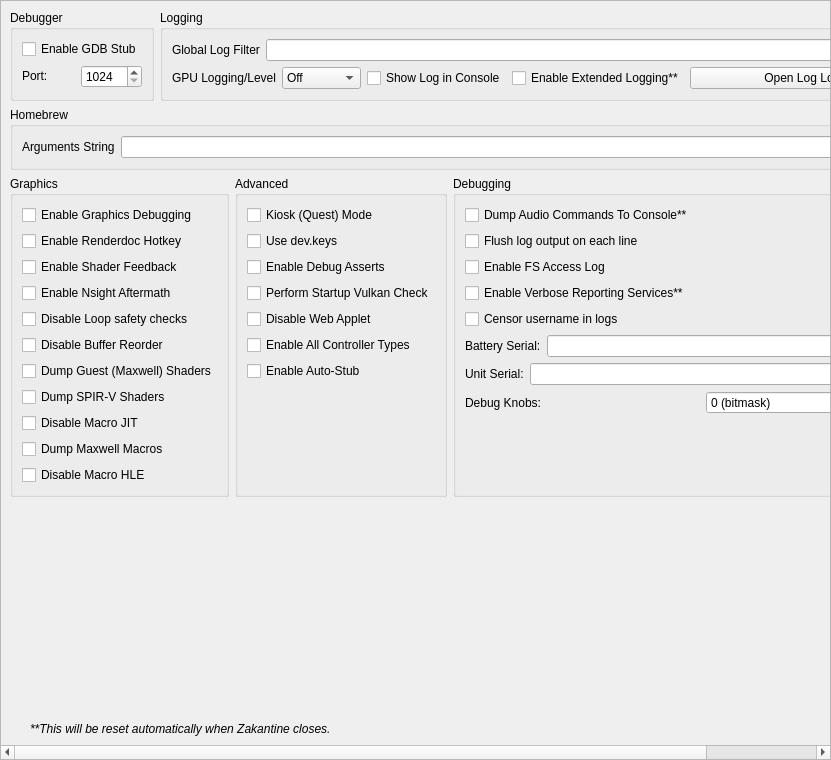
<?xml version="1.0" encoding="UTF-8"?>
<ui version="4.0">
 <class>ConfigureDebug</class>
 <widget class="QScrollArea" name="ConfigureDebug">
  <property name="geometry">
   <rect>
    <x>0</x>
    <y>0</y>
    <width>831</width>
    <height>760</height>
   </rect>
  </property>
  <property name="widgetResizable">
   <bool>true</bool>
  </property>
  <widget class="QWidget" name="widget">
   <property name="geometry">
    <rect>
     <x>0</x>
     <y>0</y>
     <width>829</width>
     <height>758</height>
    </rect>
   </property>
   <layout class="QVBoxLayout" name="verticalLayout_1">
    <item>
     <layout class="QHBoxLayout" name="horizontalLayout">
      <property name="topMargin">
       <number>0</number>
      </property>
      <item>
       <widget class="QGroupBox" name="groupBox">
        <property name="sizePolicy">
         <sizepolicy hsizetype="Preferred" vsizetype="Preferred">
          <horstretch>0</horstretch>
          <verstretch>0</verstretch>
         </sizepolicy>
        </property>
        <property name="title">
         <string>Debugger</string>
        </property>
        <property name="alignment">
         <set>Qt::AlignmentFlag::AlignLeading|Qt::AlignmentFlag::AlignLeft|Qt::AlignmentFlag::AlignTop</set>
        </property>
        <property name="flat">
         <bool>false</bool>
        </property>
        <property name="checkable">
         <bool>false</bool>
        </property>
        <layout class="QVBoxLayout" name="verticalLayout_3">
         <item>
          <widget class="QWidget" name="debug_widget" native="true">
           <property name="sizePolicy">
            <sizepolicy hsizetype="Preferred" vsizetype="Maximum">
             <horstretch>0</horstretch>
             <verstretch>0</verstretch>
            </sizepolicy>
           </property>
           <layout class="QVBoxLayout" name="verticalLayout">
            <property name="sizeConstraint">
             <enum>QLayout::SizeConstraint::SetDefaultConstraint</enum>
            </property>
            <property name="leftMargin">
             <number>0</number>
            </property>
            <property name="topMargin">
             <number>0</number>
            </property>
            <property name="rightMargin">
             <number>0</number>
            </property>
            <property name="bottomMargin">
             <number>0</number>
            </property>
            <item>
             <widget class="QCheckBox" name="toggle_gdbstub">
              <property name="sizePolicy">
               <sizepolicy hsizetype="Maximum" vsizetype="Maximum">
                <horstretch>0</horstretch>
                <verstretch>0</verstretch>
               </sizepolicy>
              </property>
              <property name="text">
               <string>Enable GDB Stub</string>
              </property>
             </widget>
            </item>
            <item>
             <widget class="QWidget" name="horizontalWidget_3" native="true">
              <property name="sizePolicy">
               <sizepolicy hsizetype="Preferred" vsizetype="Maximum">
                <horstretch>0</horstretch>
                <verstretch>0</verstretch>
               </sizepolicy>
              </property>
              <layout class="QHBoxLayout" name="horizontalLayout_3">
               <property name="leftMargin">
                <number>0</number>
               </property>
               <property name="topMargin">
                <number>0</number>
               </property>
               <property name="rightMargin">
                <number>0</number>
               </property>
               <property name="bottomMargin">
                <number>0</number>
               </property>
               <item>
                <widget class="QLabel" name="label_11">
                 <property name="sizePolicy">
                  <sizepolicy hsizetype="Minimum" vsizetype="Maximum">
                   <horstretch>0</horstretch>
                   <verstretch>0</verstretch>
                  </sizepolicy>
                 </property>
                 <property name="text">
                  <string>Port:</string>
                 </property>
                </widget>
               </item>
               <item>
                <widget class="QSpinBox" name="gdbport_spinbox">
                 <property name="sizePolicy">
                  <sizepolicy hsizetype="Preferred" vsizetype="Maximum">
                   <horstretch>0</horstretch>
                   <verstretch>0</verstretch>
                  </sizepolicy>
                 </property>
                 <property name="minimum">
                  <number>1024</number>
                 </property>
                 <property name="maximum">
                  <number>65535</number>
                 </property>
                </widget>
               </item>
              </layout>
             </widget>
            </item>
           </layout>
          </widget>
         </item>
        </layout>
       </widget>
      </item>
      <item>
       <widget class="QGroupBox" name="groupBox_2">
        <property name="sizePolicy">
         <sizepolicy hsizetype="Expanding" vsizetype="Preferred">
          <horstretch>0</horstretch>
          <verstretch>0</verstretch>
         </sizepolicy>
        </property>
        <property name="title">
         <string>Logging</string>
        </property>
        <layout class="QGridLayout" name="gridLayout_1">
         <item row="0" column="0" colspan="4">
          <widget class="QWidget" name="logging_widget" native="true">
           <property name="sizePolicy">
            <sizepolicy hsizetype="Preferred" vsizetype="Maximum">
             <horstretch>0</horstretch>
             <verstretch>0</verstretch>
            </sizepolicy>
           </property>
           <layout class="QHBoxLayout" name="horizontalLayout_1">
            <property name="leftMargin">
             <number>0</number>
            </property>
            <property name="topMargin">
             <number>0</number>
            </property>
            <property name="rightMargin">
             <number>0</number>
            </property>
            <property name="bottomMargin">
             <number>0</number>
            </property>
            <item>
             <widget class="QLabel" name="label_1">
              <property name="sizePolicy">
               <sizepolicy hsizetype="Preferred" vsizetype="Preferred">
                <horstretch>0</horstretch>
                <verstretch>0</verstretch>
               </sizepolicy>
              </property>
              <property name="text">
               <string>Global Log Filter</string>
              </property>
             </widget>
            </item>
            <item>
             <widget class="QLineEdit" name="log_filter_edit"/>
            </item>
           </layout>
          </widget>
         </item>
         <item row="1" column="0">
          <widget class="QWidget" name="gpu_log_level_widget" native="true">
           <property name="sizePolicy">
            <sizepolicy hsizetype="Preferred" vsizetype="Maximum">
             <horstretch>0</horstretch>
             <verstretch>0</verstretch>
            </sizepolicy>
           </property>
           <layout class="QHBoxLayout" name="gpu_log_level_layout">
            <property name="leftMargin">
             <number>0</number>
            </property>
            <property name="topMargin">
             <number>0</number>
            </property>
            <property name="rightMargin">
             <number>0</number>
            </property>
            <property name="bottomMargin">
             <number>0</number>
            </property>
            <item>
             <widget class="QLabel" name="gpu_log_level_label">
              <property name="text">
               <string>GPU Logging/Level</string>
              </property>
             </widget>
            </item>
            <item>
             <widget class="QComboBox" name="gpu_log_level">
              <property name="toolTip">
               <string>Detail level for GPU logs. Off disables logging entirely.</string>
              </property>
              <item>
               <property name="text">
                <string>Off</string>
               </property>
              </item>
              <item>
               <property name="text">
                <string>Errors</string>
               </property>
              </item>
              <item>
               <property name="text">
                <string>Standard</string>
               </property>
              </item>
              <item>
               <property name="text">
                <string>Verbose</string>
               </property>
              </item>
              <item>
               <property name="text">
                <string>All</string>
               </property>
              </item>
             </widget>
            </item>
           </layout>
          </widget>
         </item>
         <item row="1" column="1">
          <widget class="QCheckBox" name="toggle_console">
           <property name="text">
            <string>Show Log in Console</string>
           </property>
          </widget>
         </item>
         <item row="1" column="2">
          <widget class="QCheckBox" name="extended_logging">
           <property name="enabled">
            <bool>true</bool>
           </property>
           <property name="toolTip">
            <string>When checked, the max size of the log increases from 100 MB to 1 GB</string>
           </property>
           <property name="text">
            <string>Enable Extended Logging**</string>
           </property>
          </widget>
         </item>
         <item row="1" column="3">
          <widget class="QPushButton" name="open_log_button">
           <property name="sizePolicy">
            <sizepolicy hsizetype="Expanding" vsizetype="Maximum">
             <horstretch>1</horstretch>
             <verstretch>0</verstretch>
            </sizepolicy>
           </property>
           <property name="minimumSize">
            <size>
             <width>250</width>
             <height>0</height>
            </size>
           </property>
           <property name="text">
            <string>Open Log Location</string>
           </property>
          </widget>
         </item>
        </layout>
       </widget>
      </item>
     </layout>
    </item>
    <item>
     <widget class="QGroupBox" name="groupBox_3">
      <property name="title">
       <string>Homebrew</string>
      </property>
      <layout class="QVBoxLayout" name="verticalLayout_5">
       <item>
        <layout class="QHBoxLayout" name="horizontalLayout_4">
         <item>
          <widget class="QLabel" name="label_3">
           <property name="text">
            <string>Arguments String</string>
           </property>
          </widget>
         </item>
         <item>
          <widget class="QLineEdit" name="homebrew_args_edit"/>
         </item>
        </layout>
       </item>
      </layout>
     </widget>
    </item>
    <item>
     <layout class="QHBoxLayout" name="horizontalLayout_2">
      <item>
       <widget class="QGroupBox" name="groupBox_4">
        <property name="title">
         <string>Graphics</string>
        </property>
        <layout class="QGridLayout" name="gridLayout_2">
         <item row="4" column="0">
          <widget class="QCheckBox" name="disable_loop_safety_checks">
           <property name="toolTip">
            <string>When checked, it executes shaders without loop logic changes</string>
           </property>
           <property name="text">
            <string>Disable Loop safety checks</string>
           </property>
          </widget>
         </item>
         <item row="9" column="0">
          <widget class="QCheckBox" name="dump_macros">
           <property name="enabled">
            <bool>true</bool>
           </property>
           <property name="toolTip">
            <string>When checked, it will dump all the macro programs of the GPU</string>
           </property>
           <property name="text">
            <string>Dump Maxwell Macros</string>
           </property>
          </widget>
         </item>
         <item row="3" column="0">
          <widget class="QCheckBox" name="enable_nsight_aftermath">
           <property name="toolTip">
            <string>When checked, it enables Nsight Aftermath crash dumps</string>
           </property>
           <property name="text">
            <string>Enable Nsight Aftermath</string>
           </property>
          </widget>
         </item>
         <item row="6" column="0">
          <widget class="QCheckBox" name="dump_guest_shaders">
           <property name="enabled">
            <bool>true</bool>
           </property>
           <property name="toolTip">
            <string>When checked, it will dump original Maxwell guest shader bytecode (the input to the recompiler) as .ash files under DumpDir/shaders/. Useful for inspection with nvdisasm.</string>
           </property>
           <property name="text">
            <string>Dump Guest (Maxwell) Shaders</string>
           </property>
          </widget>
         </item>
         <item row="1" column="0">
          <widget class="QCheckBox" name="enable_renderdoc_hotkey">
           <property name="text">
            <string>Enable Renderdoc Hotkey</string>
           </property>
          </widget>
         </item>
         <item row="8" column="0">
          <widget class="QCheckBox" name="disable_macro_jit">
           <property name="enabled">
            <bool>true</bool>
           </property>
           <property name="toolTip">
            <string>When checked, it disables the macro Just In Time compiler. Enabling this makes games run slower</string>
           </property>
           <property name="text">
            <string>Disable Macro JIT</string>
           </property>
          </widget>
         </item>
         <item row="10" column="0">
          <widget class="QCheckBox" name="disable_macro_hle">
           <property name="enabled">
            <bool>true</bool>
           </property>
           <property name="toolTip">
            <string>When checked, it disables the macro HLE functions. Enabling this makes games run slower</string>
           </property>
           <property name="text">
            <string>Disable Macro HLE</string>
           </property>
          </widget>
         </item>
         <item row="0" column="0">
          <widget class="QCheckBox" name="enable_graphics_debugging">
           <property name="enabled">
            <bool>true</bool>
           </property>
           <property name="toolTip">
            <string>When checked, the graphics API enters a slower debugging mode</string>
           </property>
           <property name="text">
            <string>Enable Graphics Debugging</string>
           </property>
          </widget>
         </item>
         <item row="11" column="0">
          <spacer name="verticalSpacer_5">
           <property name="orientation">
            <enum>Qt::Orientation::Vertical</enum>
           </property>
           <property name="sizeType">
            <enum>QSizePolicy::Policy::Preferred</enum>
           </property>
           <property name="sizeHint" stdset="0">
            <size>
             <width>20</width>
             <height>0</height>
            </size>
           </property>
          </spacer>
         </item>
         <item row="2" column="0">
          <widget class="QCheckBox" name="enable_shader_feedback">
           <property name="toolTip">
            <string>When checked, yuzu will log statistics about the compiled pipeline cache</string>
           </property>
           <property name="text">
            <string>Enable Shader Feedback</string>
           </property>
          </widget>
         </item>
         <item row="5" column="0">
          <widget class="QCheckBox" name="disable_buffer_reorder">
           <property name="toolTip">
            <string>&lt;html&gt;&lt;head/&gt;&lt;body&gt;&lt;p&gt;When checked, disables reordering of mapped memory uploads which allows to associate uploads with specific draws. May reduce performance in some cases.&lt;/p&gt;&lt;/body&gt;&lt;/html&gt;</string>
           </property>
           <property name="text">
            <string>Disable Buffer Reorder</string>
           </property>
          </widget>
         </item>
         <item row="7" column="0">
          <widget class="QCheckBox" name="gpu_log_shader_dumps">
           <property name="toolTip">
            <string>When checked, it will dump the recompiler's output SPIR-V binaries (.spv) under LogDir/shaders/. Inspect via SPIRV-Tools (spirv-dis / spirv-cross / spirv-val) or RenderDoc.</string>
           </property>
           <property name="text">
            <string>Dump SPIR-V Shaders</string>
           </property>
          </widget>
         </item>
        </layout>
       </widget>
      </item>
      <item>
       <widget class="QGroupBox" name="groupBox_6">
        <property name="title">
         <string>Advanced</string>
        </property>
        <layout class="QGridLayout" name="gridLayout_4">
         <item row="3" column="0">
          <widget class="QCheckBox" name="perform_vulkan_check">
           <property name="toolTip">
            <string>Enables yuzu to check for a working Vulkan environment when the program starts up. Disable this if this is causing issues with external programs seeing yuzu.</string>
           </property>
           <property name="text">
            <string>Perform Startup Vulkan Check</string>
           </property>
          </widget>
         </item>
         <item row="4" column="0">
          <widget class="QCheckBox" name="disable_web_applet">
           <property name="text">
            <string>Disable Web Applet</string>
           </property>
          </widget>
         </item>
         <item row="5" column="0">
          <widget class="QCheckBox" name="enable_all_controllers">
           <property name="text">
            <string>Enable All Controller Types</string>
           </property>
          </widget>
         </item>
         <item row="6" column="0">
          <widget class="QCheckBox" name="use_auto_stub">
           <property name="text">
            <string>Enable Auto-Stub</string>
           </property>
          </widget>
         </item>
         <item row="0" column="0">
          <widget class="QCheckBox" name="quest_flag">
           <property name="text">
            <string>Kiosk (Quest) Mode</string>
           </property>
          </widget>
         </item>
         <item row="1" column="0">
          <widget class="QCheckBox" name="use_dev_keys">
           <property name="text">
            <string>Use dev.keys</string>
           </property>
          </widget>
         </item>
         <item row="2" column="0">
          <widget class="QCheckBox" name="use_debug_asserts">
           <property name="text">
            <string>Enable Debug Asserts</string>
           </property>
          </widget>
         </item>
         <item row="7" column="0">
          <spacer name="verticalSpacer_4">
           <property name="orientation">
            <enum>Qt::Orientation::Vertical</enum>
           </property>
           <property name="sizeType">
            <enum>QSizePolicy::Policy::Expanding</enum>
           </property>
           <property name="sizeHint" stdset="0">
            <size>
             <width>20</width>
             <height>0</height>
            </size>
           </property>
          </spacer>
         </item>
        </layout>
       </widget>
      </item>
      <item>
       <widget class="QGroupBox" name="groupBox_5">
        <property name="title">
         <string>Debugging</string>
        </property>
        <layout class="QGridLayout" name="gridLayout_3">
         <item row="6" column="0">
          <widget class="QWidget" name="serial_battery_widget" native="true">
           <property name="sizePolicy">
            <sizepolicy hsizetype="Preferred" vsizetype="Maximum">
             <horstretch>0</horstretch>
             <verstretch>0</verstretch>
            </sizepolicy>
           </property>
           <layout class="QHBoxLayout" name="horizontalLayout_11">
            <property name="leftMargin">
             <number>0</number>
            </property>
            <property name="topMargin">
             <number>0</number>
            </property>
            <property name="rightMargin">
             <number>0</number>
            </property>
            <property name="bottomMargin">
             <number>0</number>
            </property>
            <item>
             <widget class="QLabel" name="label_12">
              <property name="sizePolicy">
               <sizepolicy hsizetype="Preferred" vsizetype="Preferred">
                <horstretch>0</horstretch>
                <verstretch>0</verstretch>
               </sizepolicy>
              </property>
              <property name="text">
               <string>Battery Serial:</string>
              </property>
             </widget>
            </item>
            <item>
             <widget class="QLineEdit" name="serial_battery_edit"/>
            </item>
           </layout>
          </widget>
         </item>
         <item row="8" column="0">
          <widget class="QWidget" name="debug_knobs_widget" native="true">
           <property name="sizePolicy">
            <sizepolicy hsizetype="Preferred" vsizetype="Maximum">
             <horstretch>0</horstretch>
             <verstretch>0</verstretch>
            </sizepolicy>
           </property>
           <layout class="QHBoxLayout" name="horizontalLayout_debug_knobs">
            <property name="leftMargin">
             <number>0</number>
            </property>
            <property name="topMargin">
             <number>0</number>
            </property>
            <property name="rightMargin">
             <number>0</number>
            </property>
            <property name="bottomMargin">
             <number>0</number>
            </property>
            <item>
             <widget class="QLabel" name="label_debug_knobs">
              <property name="sizePolicy">
               <sizepolicy hsizetype="Preferred" vsizetype="Preferred">
                <horstretch>0</horstretch>
                <verstretch>0</verstretch>
               </sizepolicy>
              </property>
              <property name="text">
               <string>Debug Knobs:</string>
              </property>
             </widget>
            </item>
            <item>
             <widget class="QSpinBox" name="debug_knobs_spinbox">
              <property name="minimum">
               <number>0</number>
              </property>
              <property name="maximum">
               <number>65535</number>
              </property>
              <property name="toolTip">
               <string>Bitmask for quick development toggles</string>
              </property>
              <property name="statusTip">
               <string>Set debug knobs (bitmask)</string>
              </property>
              <property name="whatsThis">
               <string>16-bit debug knob set for quick development toggles</string>
              </property>
              <property name="suffix">
               <string> (bitmask)</string>
              </property>
             </widget>
            </item>
           </layout>
          </widget>
         </item>
         <item row="7" column="0">
          <widget class="QWidget" name="serial_board_widget" native="true">
           <property name="sizePolicy">
            <sizepolicy hsizetype="Preferred" vsizetype="Maximum">
             <horstretch>0</horstretch>
             <verstretch>0</verstretch>
            </sizepolicy>
           </property>
           <layout class="QHBoxLayout" name="horizontalLayout_12">
            <property name="leftMargin">
             <number>0</number>
            </property>
            <property name="topMargin">
             <number>0</number>
            </property>
            <property name="rightMargin">
             <number>0</number>
            </property>
            <property name="bottomMargin">
             <number>0</number>
            </property>
            <item>
             <widget class="QLabel" name="label_13">
              <property name="sizePolicy">
               <sizepolicy hsizetype="Preferred" vsizetype="Preferred">
                <horstretch>0</horstretch>
                <verstretch>0</verstretch>
               </sizepolicy>
              </property>
              <property name="text">
               <string>Unit Serial:</string>
              </property>
             </widget>
            </item>
            <item>
             <widget class="QLineEdit" name="serial_board_edit"/>
            </item>
           </layout>
          </widget>
         </item>
         <item row="20" column="0">
          <spacer name="verticalSpacer_3">
           <property name="orientation">
            <enum>Qt::Orientation::Vertical</enum>
           </property>
           <property name="sizeType">
            <enum>QSizePolicy::Policy::Expanding</enum>
           </property>
           <property name="sizeHint" stdset="0">
            <size>
             <width>20</width>
             <height>0</height>
            </size>
           </property>
          </spacer>
         </item>
         <item row="1" column="0">
          <widget class="QCheckBox" name="dump_audio_commands">
           <property name="toolTip">
            <string>Enable this to output the latest generated audio command list to the console. Only affects games using the audio renderer.</string>
           </property>
           <property name="text">
            <string>Dump Audio Commands To Console**</string>
           </property>
          </widget>
         </item>
         <item row="2" column="0">
          <widget class="QCheckBox" name="flush_line">
           <property name="text">
            <string>Flush log output on each line</string>
           </property>
          </widget>
         </item>
         <item row="3" column="0">
          <widget class="QCheckBox" name="fs_access_log">
           <property name="text">
            <string>Enable FS Access Log</string>
           </property>
          </widget>
         </item>
         <item row="4" column="0">
          <widget class="QCheckBox" name="reporting_services">
           <property name="text">
            <string>Enable Verbose Reporting Services**</string>
           </property>
          </widget>
         </item>
         <item row="5" column="0">
          <widget class="QCheckBox" name="censor_username">
           <property name="text">
            <string>Censor username in logs</string>
           </property>
          </widget>
         </item>
        </layout>
       </widget>
      </item>
     </layout>
    </item>
    <item>
     <spacer name="verticalSpacer">
      <property name="orientation">
       <enum>Qt::Orientation::Vertical</enum>
      </property>
      <property name="sizeHint" stdset="0">
       <size>
        <width>20</width>
        <height>0</height>
       </size>
      </property>
     </spacer>
    </item>
    <item>
     <widget class="QLabel" name="label_5">
      <property name="sizePolicy">
       <sizepolicy hsizetype="Expanding" vsizetype="Preferred">
        <horstretch>0</horstretch>
        <verstretch>0</verstretch>
       </sizepolicy>
      </property>
      <property name="font">
       <font>
        <italic>true</italic>
       </font>
      </property>
      <property name="text">
    <string>**This will be reset automatically when Zakantine closes.</string>
      </property>
      <property name="indent">
       <number>20</number>
      </property>
     </widget>
    </item>
   </layout>
  </widget>
 </widget>
 <tabstops>
  <tabstop>log_filter_edit</tabstop>
  <tabstop>toggle_console</tabstop>
  <tabstop>extended_logging</tabstop>
  <tabstop>open_log_button</tabstop>
  <tabstop>homebrew_args_edit</tabstop>
  <tabstop>enable_graphics_debugging</tabstop>
  <tabstop>enable_shader_feedback</tabstop>
  <tabstop>enable_nsight_aftermath</tabstop>
  <tabstop>fs_access_log</tabstop>
  <tabstop>reporting_services</tabstop>
  <tabstop>quest_flag</tabstop>
  <tabstop>use_debug_asserts</tabstop>
 </tabstops>
 <resources/>
 <connections/>
</ui>
